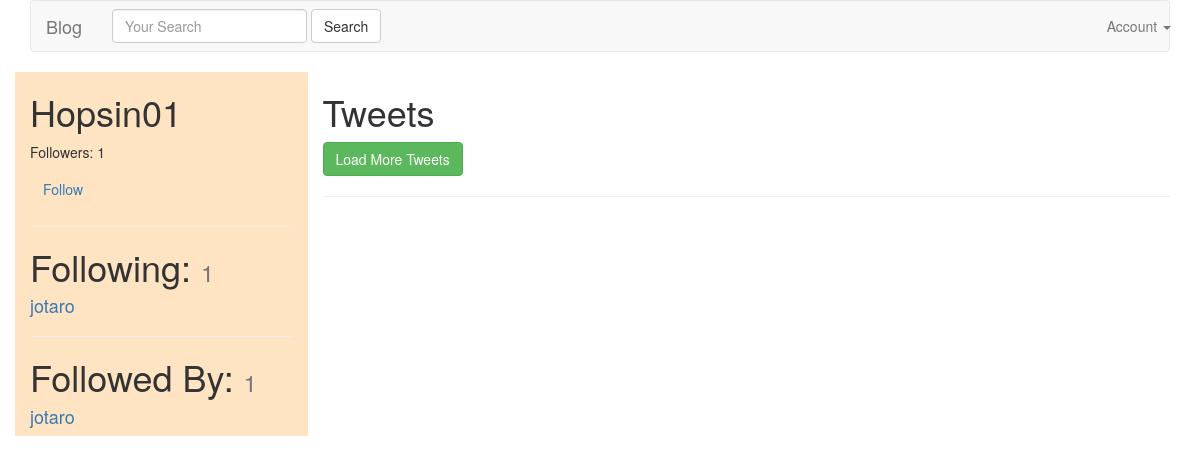
The app's page /Hopsin01/ (signed in), older data.
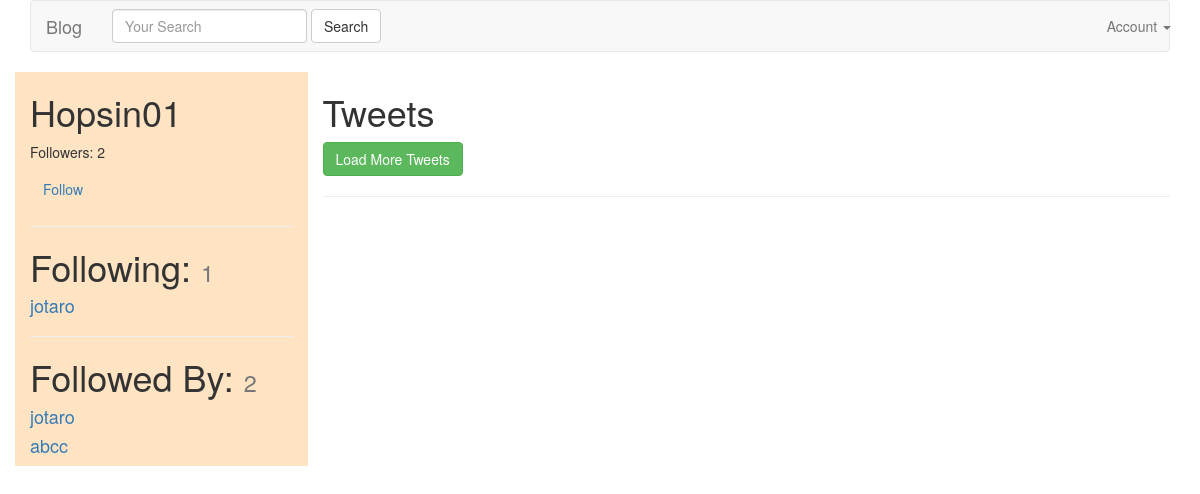
The same page, newer data.
### accounts/models.py (models this page shows, shortened)
class UserProfile(models.Model):
    user = models.OneToOneField(settings.AUTH_USER_MODEL, related_name="profile", on_delete=models.CASCADE)
    """
    samner diye gele samner ta debe
    pichoner diye gele pichoner reference ta debe

    following is a differnt table with references

    following
    user_id       userprofile_id

    object.profile # mane ei table e aslam onetoone rel e back trace related name diye

    ebar objects.profile.following eta dei hocce following table er first reference dicce user_id

    karon first diye access korchi

    objects.followed_by.all mane related name diye backtrace korchi eta dicce userprofileid karon

    following table er pichon diye aschi tai secondary reference ta dicce userprofile_id

    """
    following = models.ManyToManyField(settings.AUTH_USER_MODEL, blank=True, related_name="followed_by")
    objects = UserProfilemanager() # same as  Userprofile.objects.all()
    """
    abc = CustomModelManager()
    # this works like this UserProfile.abc.all()
    """
    """
    eta karon following diye access korle user_id ke debe first er ta

    so otake filter korar jonno ei function ta use korte hobe

    karon eta following.all er jonno jetar mane user_id

    agger modelmanager ta ei model.all er jonno jetar mane userprofile_id

    karon eta User.objects.all ke trigger korche tai amra User model ke change korte parbo na tai
    ekhane overwrite korche ManyToManyField er all functiion take, karon ManyToManyField essentially akta table
    onekta model er moo kaj kore
    """
    def get_following(self):
        users = self.following.all() # User.objects.all().exclude(username=self.user.username)
        return users.exclude(username=self.user)
    def get_absolute_url(self):
        return reverse_lazy("accounts:detail", kwargs={"username": self.user.username})

### accounts/views.py (the view)
# urls.py: url(r'^(?P<username>[\w.@+-]+)/$', UserDetailView.as_view(), name="detail"),
class UserDetailView(LoginRequiredMixin, DetailView):
    login_url = '/login/'
    queryset = User.objects.all()
    template_name = 'accounts/detail_view.html'
    def get_object(self):
        return get_object_or_404(User, username__iexact=self.kwargs.get("username"))
    def get_context_data(self, *args, **kwargs):
        context = super(UserDetailView, self).get_context_data(*args, **kwargs)
        UserProfile.objects.recommended(self.request.user, 10)
        context['following'] = UserProfile.objects.is_following(self.request.user, self.get_object()) # self.get_object() can be replaced with kwargs.get('username)
        return context

### accounts/models.py (called while the page is built)
    def all(self):
        qs = self.get_queryset().all()
        try:
            if self.instance:
                qs = qs.exclude(user=self.instance)
        except:
            pass
        return qs

    def is_following(self, user, followed_by_user):
        user_profile, created_or_not = UserProfile.objects.get_or_create(user=user)
        if created_or_not:
            return False
        if followed_by_user in user_profile.following.all():
            return True
        return False

    def recommended(self, user, limit_to=10):
        user_profile = user.profile
        im_following = user_profile.get_following()
        qs = self.get_queryset().exclude(user__in=im_following).exclude(id=user_profile.id).order_by("?")[:limit_to]
        return qs

### accounts/templates/accounts/detail_view.html (shortened to what this page needs)
{% extends "base.html" %}
{% load static %}
{% block body %}
<div class="row">
    <div class="col-sm-3 col-xs-12" style="background-color: bisque;">
        <h1><p>{{ object.username }}</p></h1>
        <p>Followers: {{ object.followed_by.all.count }}</p>
        <p>
            <a class="btn btn-link" href="{% url 'accounts:follow' username=object.username %}">
                {% if following %} Unfollow {% else %} Follow {% endif %}
            </a>
        </p>
        <hr>
        <h1>Following: <small>{{ object.profile.following.all.count }}</small></h1>
        {% for user in object.profile.get_following %}
            <h4>
                <a href="/{{user.username}}">{{user.username}}</a>
            </h4>
        {% empty %}
            <h4>Not Following Any Users</h4>
        {% endfor %}
        <hr>
        <h1>Followed By: <small>{{ object.followed_by.all.count }}</small></h1>
        {% for profile in object.followed_by.all %}
            <h4>
                <a href="/{{ profile.user.username }}">{{ profile.user.username }}</a>
            </h4>
        {% empty %}
            <h4>Not Followed By Any Users</h4>
        {% endfor %}
    </div>
    <div class="col-sm-9 col-xs-12">
        <h1>Tweets</h1>
        <a class="btn btn-success load-more" href="#">Load More Tweets</a>
        <hr>
    </div>
</div>
{% endblock body %}

### templates/base.html (shortened to what this page needs)
{% load static %}
<!DOCTYPE html>
<html lang="en">
  <head>
    <link href="{% static 'bootstrap/css/bootstrap.min.css' %}" rel="stylesheet">
  </head>
  <body>
    <div class="container">
        {% include "navbar.html" %}
        {% block body %}
        {% endblock body %}
    </div>
  </body>
</html>

### templates/navbar.html (shortened to what this page needs)
<nav class="navbar navbar-default">
    <div class="container">
      <div class="navbar-header">
        <a class="navbar-brand" href="{% url 'tweets:list' %}">Blog</a>
      </div>
      {% include "tweets/search_form.html" %}
      <div class="collapse navbar-collapse" id="bs-example-navbar-collapse-1">
          {% if request.user.is_authenticated %}
            <ul class="nav navbar-nav navbar-right">
              <li class="dropdown">
                <a href="#" class="dropdown-toggle" data-toggle="dropdown" role="button" aria-haspopup="true" aria-expanded="false">Account <span class="caret"></span></a>
              </li>
            </ul>
          {% else %}
            <ul class="nav navbar-nav navbar-right">
              <li><a href="{% url 'login' %}">Login</a></li>
              <li><a href="{% url 'register' %}">Register</a></li>
            </ul>
          {% endif %}
      </div>
    </div>
  </nav>

### tweets/templates/tweets/search_form.html
<form class="navbar-form navbar-left" role="search" method="GET" action="{% url 'tweets:list' %}">
    <div class="form-group">
        <input class="form-control" type="text" name="q" placeholder="Your Search" value="{{ request.GET.q }}">
    </div>
    <input class="btn btn-default" type="Submit" value="Search">
</form>

Row changes from the older to the newer data that the page shows:
added UserProfile: user.username "abcc"
Text that changed along with them:
{{ object.followed_by.all.count }}: "1" → "2"
